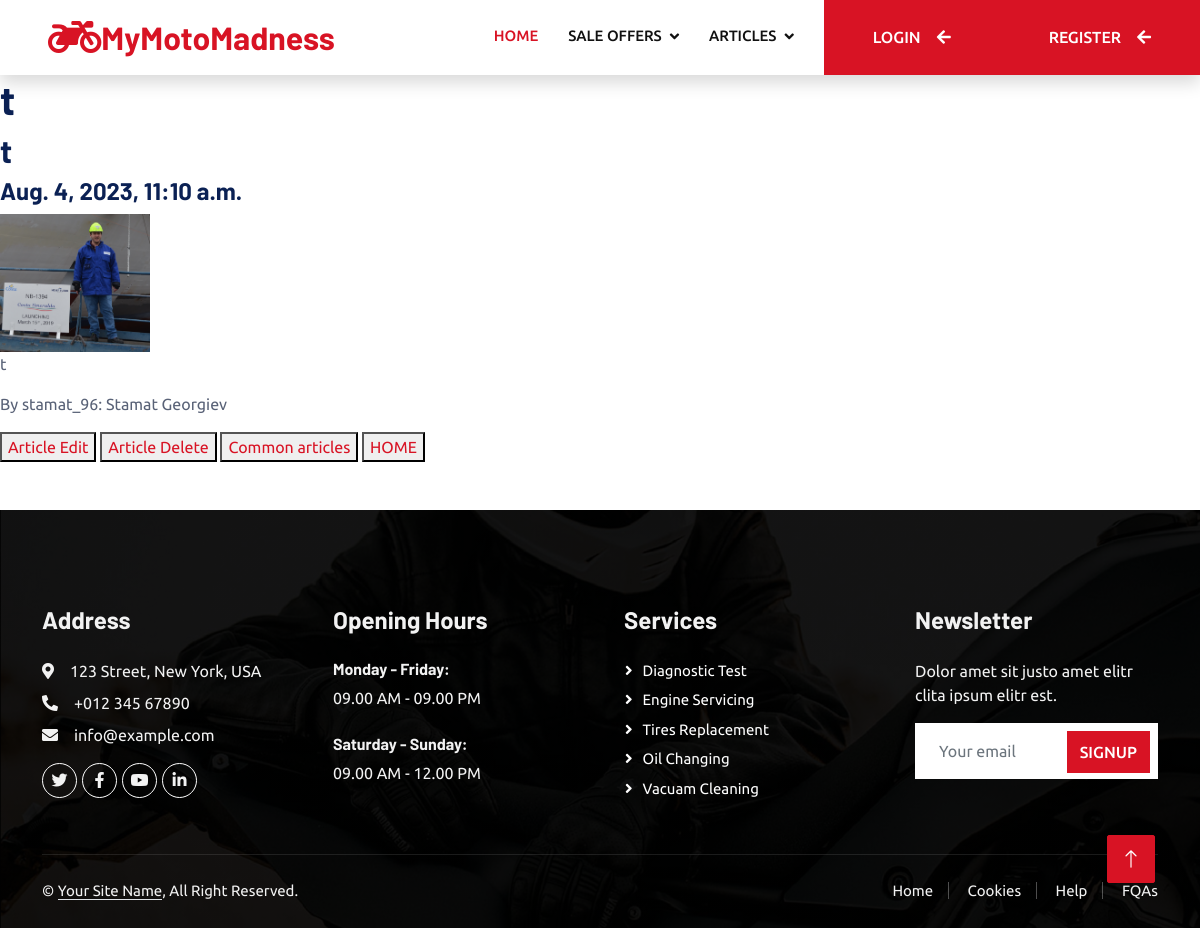
/articles/detail/2/, run on the app's committed database.
### MyMotoMadness/articles/models.py (models this page shows, shortened)
class ArticlesModel(models.Model):
    CHOICE_MENU = (
        ('News', 'News'),
        ('Advices', 'Advices'),
    )
    title = models.CharField(
        max_length=30,
    )
    sub_title = models.CharField(
        max_length=100,
    )
    article_image = models.ImageField(
        upload_to='photos/article_photos',
        blank=True,
        null=True,
    )
    description = models.TextField(
    )
    published = models.DateTimeField(
        auto_now_add=True,
    )
    author = models.ForeignKey(
        UserModel,
        on_delete=models.CASCADE,
        null=True,
        blank=True,
    )
    article_type = models.CharField(
        max_length=30,
        choices=CHOICE_MENU,
    )

### MyMotoMadness/accounts/models.py (models this page shows, shortened)
class MotoUserModel(auth_models.AbstractUser):
    first_name = models.CharField(
        max_length=30,
        validators=(
            check_name_symbols_for_non_alphabetical,
        ),
    )
    last_name = models.CharField(
        max_length=30,
        validators=(
            check_name_symbols_for_non_alphabetical,
        ),
    )
    email = models.EmailField(
        unique=True,
    )
    profile_picture = models.ImageField(
        upload_to='photos/profile_pictures',
        blank=True,
        null=True,
    )
    phone_number = models.CharField(
        max_length=15,
    )
    def __str__(self):
        return f"{self.username}: {self.first_name} {self.last_name}"

### MyMotoMadness/articles/views.py (the view)
# urls.py: path('detail/<int:pk>/', ArticleDetailView.as_view(), name='detail article view'),
class ArticleDetailView(views.DetailView):
    template_name = 'articles/detail_article.html'
    model = ArticlesModel

### templates/articles/detail_article.html
{% extends 'base/base.html' %}
{% load static %}
{% block page_content %}
    <h1>{{ object.title }}</h1>
    <h2>{{ object.sub_title }}</h2>
    <h4>{{ object.published }}</h4>
    {% if object.article_image %}
        <img style="width: 150px" src="{{ object.article_image.url }}" alt="{{ object.title }}">
    {% endif %}
    <p>{{ object.description }} </p>
    <p>By {{ object.author }} </p>
    <button><a href="{% url 'edit article view' pk=object.pk %}">Article Edit</a></button>
    <button><a href="{% url 'delete article view' pk=object.pk %}">Article Delete</a></button>
    <button><a href="{% url 'common articles views' %}">Common articles</a></button>
    <button>
        <a href="{% url 'home-page' %}">HOME</a>
    </button>
{% endblock %}

### staticfiles/css/style.css (style rules this page uses)
:root { --primary: #D81324; --secondary: #0B2154; --light: #F2F2F2; --dark: #111111; }

### data on the page
ArticlesModel: title "t", sub_title "t", published "Aug. 4, 2023, 11:10 a.m.", article_image (picture), description "t", author "stamat_96: Stamat Georgiev"
